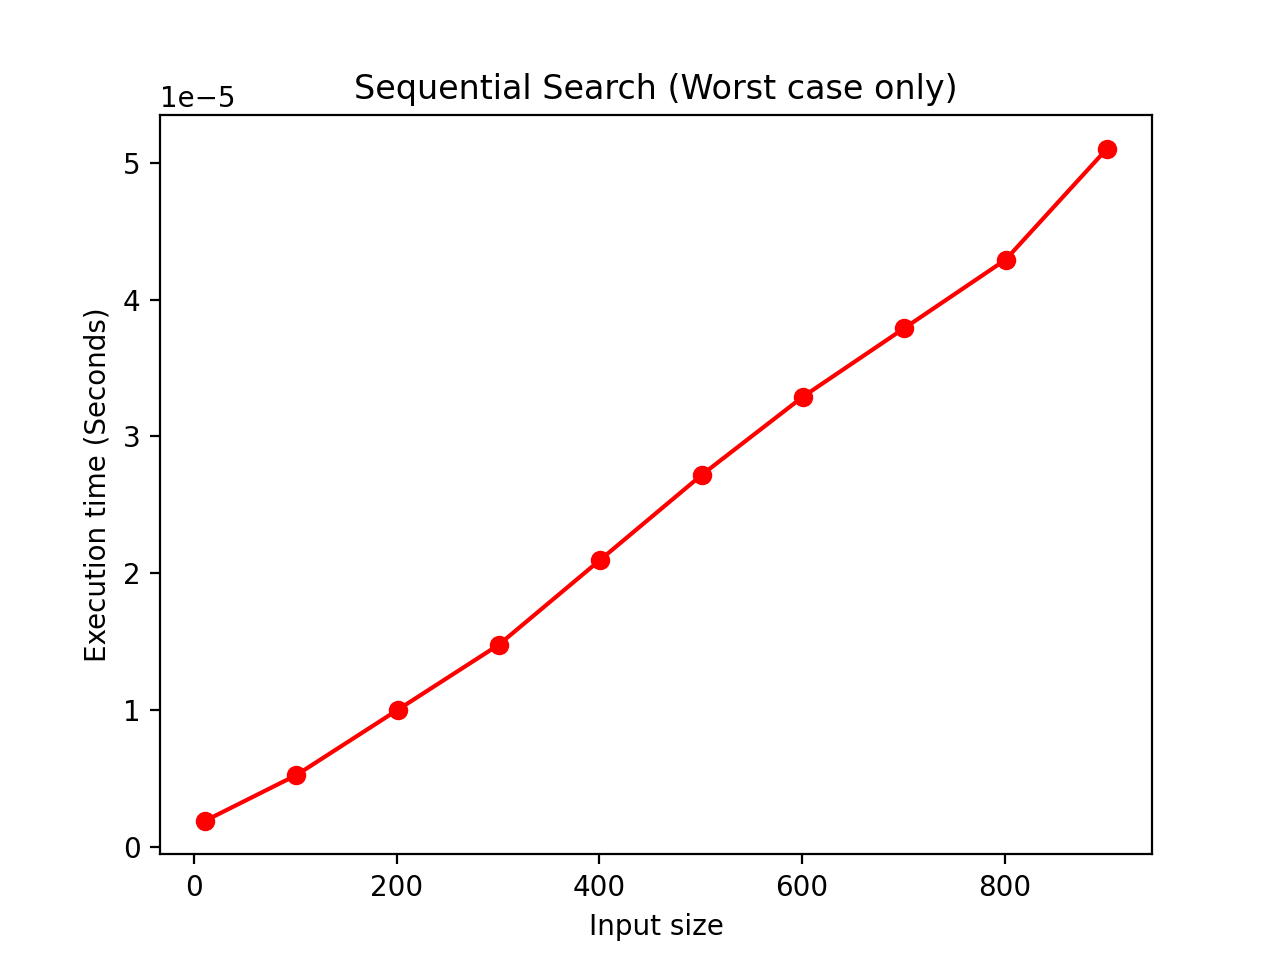

Write the Python code that produced this figure.
import time
import pylab
import myLibrary as lib


# Implements sequential search with a search key as a sentinel
# Input: An array A of n elements and a search key K
# Output: The index of the first element in A[0..n − 1] whose value is equal to K or −1 if no such element is found
def SequentialSearch(A,k):
    i= 0
    A.append(k)
    n = len(A)-1
    while A[i] != k:
        i+=1
    if i<n:
      return i
    else:
      return -1

# A = [4,7,3,2,7,5,1]
# print(SequentialSearch(A,100))
# -1

#Plot
A0 = lib.ranGen(10)
A1 = lib.ranGen(100)
A2 = lib.ranGen(200)
A3 = lib.ranGen(300)
A4 = lib.ranGen(400)
A5 = lib.ranGen(500)
A6 = lib.ranGen(600)
A7 = lib.ranGen(700)
A8 = lib.ranGen(800)
A9 = lib.ranGen(900)

#0
startA0 = time.time()
SequentialSearch(A0,100)
stopA0 = time.time()
timeA0 = stopA0 - startA0
sizeA0 = len(A0)
#1
startA1 = time.time()
SequentialSearch(A1,100)
stopA1 = time.time()
timeA1 = stopA1 - startA1
sizeA1 = len(A1)
#2
startA2 = time.time()
SequentialSearch(A2,100)
stopA2 = time.time()
timeA2 = stopA2 - startA2
sizeA2 = len(A2)
#3
startA3 = time.time()
SequentialSearch(A3,100)
stopA3 = time.time()
timeA3 = stopA3 - startA3
sizeA3 = len(A3)
#4
startA4 = time.time()
SequentialSearch(A4,100)
stopA4 = time.time()
timeA4 = stopA4 - startA4
sizeA4 = len(A4)
#5
startA5 = time.time()
SequentialSearch(A5,100)
stopA5 = time.time()
timeA5 = stopA5 - startA5
sizeA5 = len(A5)
#6
startA6 = time.time()
SequentialSearch(A6,100)
stopA6 = time.time()
timeA6 = stopA6 - startA6
sizeA6 = len(A6)
#7
startA7 = time.time()
SequentialSearch(A7,100)
stopA7 = time.time()
timeA7 = stopA7 - startA7
sizeA7 = len(A7)
#8
startA8 = time.time()
SequentialSearch(A8,100)
stopA8 = time.time()
timeA8 = stopA8 - startA8
sizeA8 = len(A8)
#9
startA9 = time.time()
SequentialSearch(A9,100)
stopA9 = time.time()
timeA9 = stopA9 - startA9
sizeA9 = len(A9)



pylab.plot([sizeA0,sizeA1,sizeA2,sizeA3,sizeA4,sizeA5,sizeA6,sizeA7,sizeA8,sizeA9],[timeA0,timeA1,timeA2,timeA3,timeA4,timeA5,timeA6,timeA7,timeA8,timeA9],'ro-')
pylab.title('Sequential Search (Worst case only)')
pylab.xlabel('Input size')
pylab.ylabel('Execution time (Seconds)')
pylab.show()
